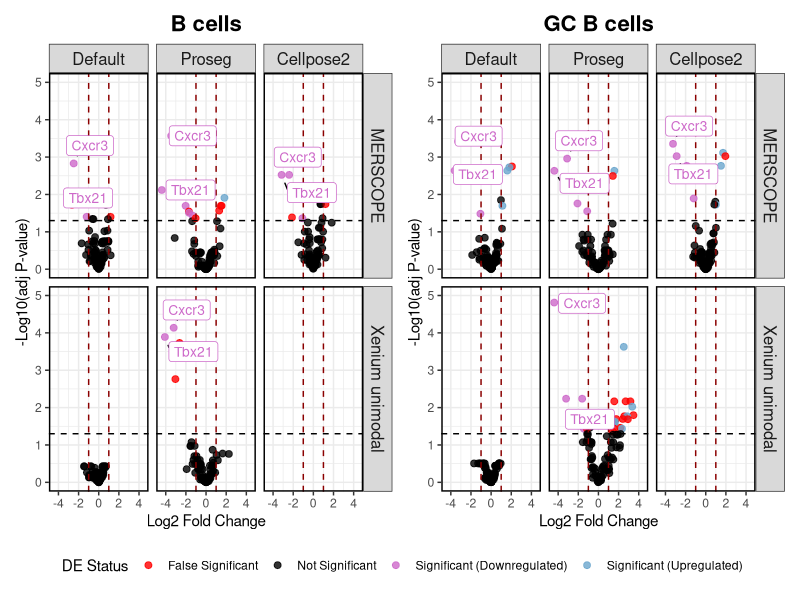
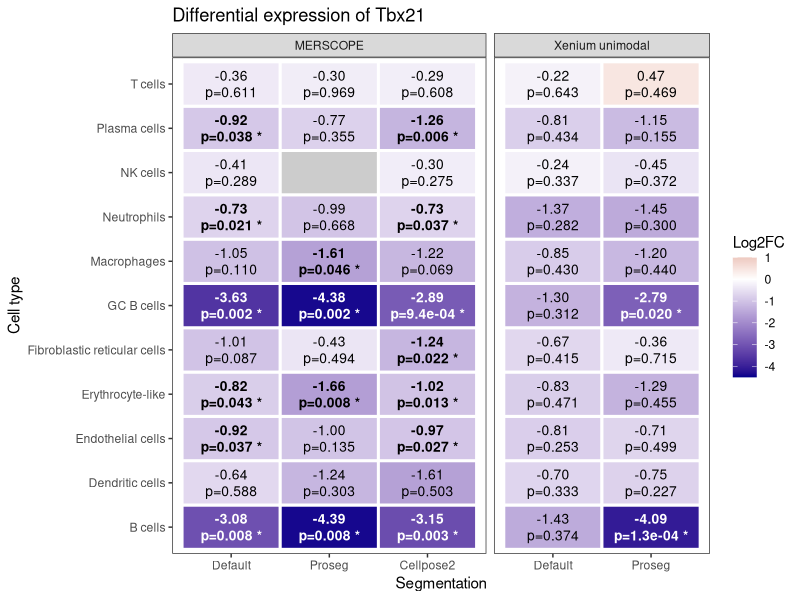

These charts were generated, in order, by the following R code:
# Purpose:  Thesis Figure 10 — pseudo-bulk differential expression results
#           Panel a: combined volcano plot for B cells and GC B cells.
#           Panel b: heat map of Tbx21 differential expression across cell types.
# Inputs:   plot_data/pseudo-bulk_DE_results.csv
# Outputs:  figures/fig10/fig10_volcano_plot.pdf
#           figures/fig10/fig10_tbx21_de_heatmap.pdf

suppressPackageStartupMessages({
  library(dplyr)
  library(ggplot2)
  library(ggrepel)
  library(patchwork)
  library(scales)
})

output_dir <- "thesis_figures/figures/fig10"
dir.create(output_dir, recursive = TRUE, showWarnings = FALSE)

# Load pseudo-bulk DE results
res_all <- read.csv("thesis_figures/plot_data/pseudo-bulk_DE_results.csv") %>%
  filter(group == "KOvsWT")
res_all$segmentation <- factor(
  res_all$segmentation,
  levels = c("Default", "Proseg", "Cellpose2")
)

# Function for generating volcano plot for a given cell type
celltype_volcano_plot <- function(de_res) {
  cell_type <- unique(de_res$cell_type)
  ggplot(
    de_res,
    aes(x = logFC, y = -log10(adj.P.Val), color = Status)
  ) +
    geom_point(size = 2, alpha = 0.8) +
    scale_color_manual(values = c(
      "Significant (Downregulated)" = "orchid3",
      "Significant (Upregulated)" = "skyblue3",
      "False Significant" = "red",
      "Not Significant" = "black"
    )) +
    geom_vline(xintercept = c(-1, 1), linetype = "dashed", color = "darkred") +
    geom_hline(yintercept = -log10(0.05), linetype = "dashed", color = "black") +
    scale_x_continuous(limits = c(-4.5, 4.5), breaks = seq(-4, 4, 2)) +
    scale_y_continuous(limits = c(0, 5)) +
    labs(
      title = cell_type,
      x = "Log2 Fold Change",
      y = "-Log10(adj P-value)",
      color = "DE Status"
    ) +
    facet_grid(rows = vars(platform), cols = vars(segmentation)) +
    theme_bw() +
    theme(
      panel.border = element_rect(color = "black", fill = NA, linewidth = 1),
      plot.title = element_text(size = 16, hjust = 0.5, face = "bold"),
      strip.text = element_text(size = 12),
      legend.position = "bottom"
    ) +
    geom_label_repel(
      data = subset(
        de_res, 
        gene %in% c("Tbx21", "Cxcr3") & Status == "Significant (Downregulated)"
      ),
      aes(label = gene),
      box.padding = 0.35,
      point.padding = 0.5,
      point.size = 0.3,
      min.segment.length = 0,
      segment.color = "black",
      show.legend = FALSE,
      size = 3.5
    )
}

# Function for plotting heat map of differential expression of a given gene 
# across all annotated cell types
celltype_de_heatmap <- function(de_res, gene_use) {
  full_grid <- de_res %>%
    distinct(cell_type, segmentation, platform)
  
  de_res_sub <- de_res %>%
    filter(gene == gene_use)
  
  plot_df <- full_grid %>%
    left_join(
      de_res_sub,
      by = c("cell_type", "segmentation", "platform")
    ) %>%
    mutate(
      logFC_label = if_else(
        is.na(logFC),
        NA_character_,
        sprintf("%.2f", logFC)
      ),
      adj_p_val_label = case_when(
        is.na(adj.P.Val) ~ NA_character_,
        adj.P.Val < 0.001 ~ paste0("p=", formatC(adj.P.Val, format = "e", digits = 1), " *"),
        adj.P.Val < 0.05 ~ paste0("p=", sprintf("%.3f", adj.P.Val), " *"),
        TRUE ~ paste0("p=", sprintf("%.3f", adj.P.Val))
      ),
      tile_label = if_else(
        is.na(logFC),
        "",
        paste(logFC_label, adj_p_val_label, sep = "\n")
      ),
      text_color = if_else(
        !is.na(logFC) & logFC < -2,
        "white",
        "black"
      ),
      text_face = if_else(
        !is.na(adj.P.Val) & adj.P.Val < 0.05,
        "bold",
        "plain"
      )
    )
  
  ggplot(plot_df, aes(x = segmentation, y = cell_type, fill = logFC)) +
    geom_tile(aes(color = "white"), linewidth = 1) +
    geom_text(
      aes(label = tile_label, color = text_color, fontface = text_face),
      size = 3.5,
      lineheight = 1
    ) +
    scale_colour_manual(
      values = c("white" = "white", "black" = "black", "darkorange" = "darkorange"),
      guide = "none"
    ) +
    scale_fill_gradient2(
      low = "darkblue",
      mid = "white",
      high = "darkred",
      midpoint = 0,
      limits = c(-4.5, 1),
      oob = scales::squish,
      na.value = "grey80",
      name = "Log2FC"
    ) +
    facet_grid(. ~platform, scales = "free_x", space = "free_x") +
    labs(
      title = paste("Differential expression of", gene_use),
      x = "Segmentation",
      y = "Cell type"
    ) +
    theme_bw() +
    theme(panel.grid = element_blank())
}

# --- Pseudo-bulk differential expression ---

# ---------------------------------------------------------------------------
# Panel a - combined volcano panel
# ---------------------------------------------------------------------------
# Volcano plot for B cells
volcano_plot_b_cell <- celltype_volcano_plot(
  res_all %>% filter(cell_type == "B cells")
)

# Volcano plot for GC B cells
volcano_plot_gc_b_cell <- celltype_volcano_plot(
  res_all %>% filter(cell_type == "GC B cells")
)

# Combined volcano panel
volcano_plot <- 
  (volcano_plot_b_cell | volcano_plot_gc_b_cell) +
  plot_layout(guides = "collect") &
  theme(legend.position = "bottom")
ggsave(
  file.path(output_dir, "fig10_volcano_plot.pdf"),
  plot = volcano_plot,
  width = 12,
  height = 5
)

# ---------------------------------------------------------------------------
# Panel b - Tbx21 differential expression heat map
# ---------------------------------------------------------------------------
tbx21_de_heatmap <- celltype_de_heatmap(res_all, gene_use = "Tbx21")
ggsave(
  file.path(output_dir, "fig10_tbx21_de_heatmap.pdf"),
  plot = tbx21_de_heatmap,
  width = 9,
  height = 6
)
